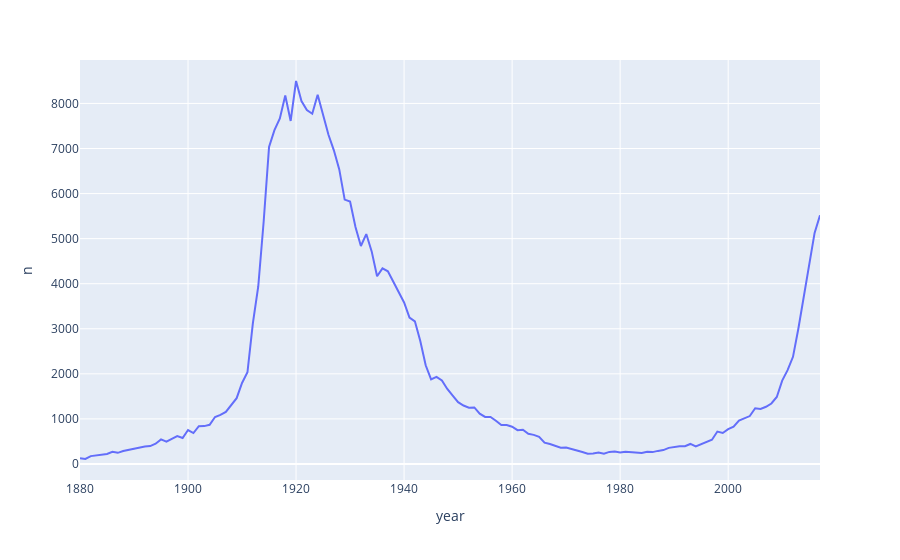

The code cell stored with this chart in its notebook:
### Code cell
name = 'Eleanor'
sex = 'F'
filt = (df.name == name) & (df.sex == sex)
fig = px.line(df[filt], x='year',y='n')
fig.show()

### Figure 1 — Plotly figure (JSON) as saved in the notebook; plotly's stock layout.template omitted (floating-point values rounded to 4 significant figures; data arrays with more than 128 entries replaced by an {"elided": "..."} marker saying what was removed)
{"data": [{"hovertemplate": "year=%{x}<br>n=%{y}<extra></extra>", "legendgroup": "", "line": {"color": "#636efa", "dash": "solid"}, "mode": "lines", "name": "", "orientation": "v", "showlegend": false, "type": "scatter", "x": {"elided": "138 int values"}, "xaxis": "x", "y": {"elided": "138 int values"}, "yaxis": "y"}], "layout": {"legend": {"tracegroupgap": 0}, "margin": {"t": 60}, "xaxis": {"anchor": "y", "domain": [0, 1], "title": {"text": "year"}}, "yaxis": {"anchor": "x", "domain": [0, 1], "title": {"text": "n"}}}}
